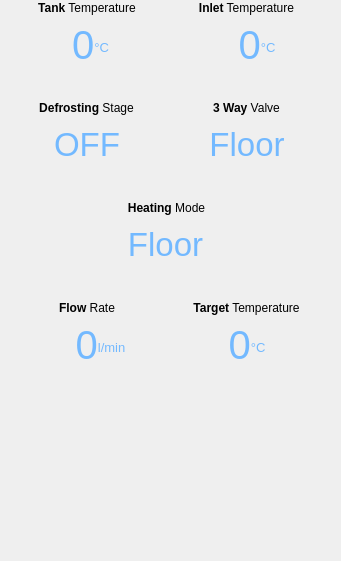
                      <widget class="QFrame" name="frame_div_render_time">
                       <property name="geometry">
                        <rect>
                         <x>550</x>
                         <y>20</y>
                         <width>341</width>
                         <height>561</height>
                        </rect>
                       </property>
                       <property name="minimumSize">
                        <size>
                         <width>0</width>
                         <height>160</height>
                        </size>
                       </property>
                       <property name="styleSheet">
                        <string notr="true">border-radius: 5px;</string>
                       </property>
                       <property name="frameShape">
                        <enum>QFrame::StyledPanel</enum>
                       </property>
                       <property name="frameShadow">
                        <enum>QFrame::Plain</enum>
                       </property>
                       <widget class="QLabel" name="label_tank_tempn">
                        <property name="geometry">
                         <rect>
                          <x>0</x>
                          <y>0</y>
                          <width>174</width>
                          <height>16</height>
                         </rect>
                        </property>
                        <property name="maximumSize">
                         <size>
                          <width>16777215</width>
                          <height>20</height>
                         </size>
                        </property>
                        <property name="font">
                         <font>
                          <family>Segoe UI</family>
                         </font>
                        </property>
                        <property name="styleSheet">
                         <string notr="true"/>
                        </property>
                        <property name="lineWidth">
                         <number>1</number>
                        </property>
                        <property name="text">
                         <string>&lt;strong&gt;Tank&lt;/strong&gt; Temperature</string>
                        </property>
                        <property name="alignment">
                         <set>Qt::AlignCenter</set>
                        </property>
                       </widget>
                       <widget class="QLabel" name="label_inlet_tempn">
                        <property name="geometry">
                         <rect>
                          <x>160</x>
                          <y>0</y>
                          <width>173</width>
                          <height>17</height>
                         </rect>
                        </property>
                        <property name="maximumSize">
                         <size>
                          <width>16777215</width>
                          <height>20</height>
                         </size>
                        </property>
                        <property name="font">
                         <font>
                          <family>Segoe UI</family>
                         </font>
                        </property>
                        <property name="styleSheet">
                         <string notr="true"/>
                        </property>
                        <property name="lineWidth">
                         <number>1</number>
                        </property>
                        <property name="text">
                         <string>&lt;strong&gt;Inlet&lt;/strong&gt; Temperature</string>
                        </property>
                        <property name="alignment">
                         <set>Qt::AlignCenter</set>
                        </property>
                       </widget>
                       <widget class="QLabel" name="label_tank_tempV">
                        <property name="geometry">
                         <rect>
                          <x>0</x>
                          <y>20</y>
                          <width>181</width>
                          <height>51</height>
                         </rect>
                        </property>
                        <property name="font">
                         <font>
                          <family>MS Shell Dlg 2</family>
                          <pointsize>25</pointsize>
                          <weight>50</weight>
                          <bold>false</bold>
                         </font>
                        </property>
                        <property name="styleSheet">
                         <string notr="true">color: rgb(115, 185, 255); padding: 0px; background-color: none;</string>
                        </property>
                        <property name="text">
                         <string>&lt;p align=&quot;center&quot;&gt;&lt;span style=&quot; font-size:30pt;&quot;&gt;0&lt;/span&gt;&lt;span style=&quot; font-size:15pt; vertical-align:super;&quot;&gt;°C&lt;/span&gt;&lt;/p&gt;</string>
                        </property>
                        <property name="alignment">
                         <set>Qt::AlignCenter</set>
                        </property>
                       </widget>
                       <widget class="QLabel" name="label_inlet_tempV">
                        <property name="geometry">
                         <rect>
                          <x>170</x>
                          <y>20</y>
                          <width>174</width>
                          <height>51</height>
                         </rect>
                        </property>
                        <property name="font">
                         <font>
                          <family>MS Shell Dlg 2</family>
                          <pointsize>25</pointsize>
                          <weight>50</weight>
                          <bold>false</bold>
                         </font>
                        </property>
                        <property name="styleSheet">
                         <string notr="true">color: rgb(115, 185, 255); padding: 0px; background-color: none;</string>
                        </property>
                        <property name="text">
                         <string>&lt;p align=&quot;center&quot;&gt;&lt;span style=&quot; font-size:30pt;&quot;&gt;0&lt;/span&gt;&lt;span style=&quot; font-size:15pt; vertical-align:super;&quot;&gt;°C&lt;/span&gt;&lt;/p&gt;</string>
                        </property>
                        <property name="alignment">
                         <set>Qt::AlignCenter</set>
                        </property>
                       </widget>
                       <widget class="QLabel" name="label_flow_raten">
                        <property name="geometry">
                         <rect>
                          <x>0</x>
                          <y>300</y>
                          <width>174</width>
                          <height>16</height>
                         </rect>
                        </property>
                        <property name="maximumSize">
                         <size>
                          <width>16777215</width>
                          <height>20</height>
                         </size>
                        </property>
                        <property name="font">
                         <font>
                          <family>Segoe UI</family>
                         </font>
                        </property>
                        <property name="styleSheet">
                         <string notr="true"/>
                        </property>
                        <property name="lineWidth">
                         <number>1</number>
                        </property>
                        <property name="text">
                         <string>&lt;strong&gt;Flow&lt;/strong&gt; Rate</string>
                        </property>
                        <property name="alignment">
                         <set>Qt::AlignCenter</set>
                        </property>
                       </widget>
                       <widget class="QLabel" name="label_flow_rateV">
                        <property name="geometry">
                         <rect>
                          <x>10</x>
                          <y>320</y>
                          <width>181</width>
                          <height>51</height>
                         </rect>
                        </property>
                        <property name="font">
                         <font>
                          <family>MS Shell Dlg 2</family>
                          <pointsize>25</pointsize>
                          <weight>50</weight>
                          <bold>false</bold>
                         </font>
                        </property>
                        <property name="styleSheet">
                         <string notr="true">color: rgb(115, 185, 255); padding: 0px; background-color: none;</string>
                        </property>
                        <property name="text">
                         <string>&lt;p align=&quot;center&quot;&gt;&lt;span style=&quot; font-size:30pt;&quot;&gt;0&lt;/span&gt;&lt;span style=&quot; font-size:15pt; vertical-align:super;&quot;&gt;l/min&lt;/span&gt;&lt;/p&gt;</string>
                        </property>
                        <property name="alignment">
                         <set>Qt::AlignCenter</set>
                        </property>
                       </widget>
                       <widget class="QLabel" name="label_3way_valven">
                        <property name="geometry">
                         <rect>
                          <x>160</x>
                          <y>100</y>
                          <width>173</width>
                          <height>17</height>
                         </rect>
                        </property>
                        <property name="maximumSize">
                         <size>
                          <width>16777215</width>
                          <height>20</height>
                         </size>
                        </property>
                        <property name="font">
                         <font>
                          <family>Segoe UI</family>
                         </font>
                        </property>
                        <property name="styleSheet">
                         <string notr="true"/>
                        </property>
                        <property name="lineWidth">
                         <number>1</number>
                        </property>
                        <property name="text">
                         <string>&lt;strong&gt;3 Way&lt;/strong&gt; Valve</string>
                        </property>
                        <property name="alignment">
                         <set>Qt::AlignCenter</set>
                        </property>
                       </widget>
                       <widget class="QLabel" name="label_3way_valveV">
                        <property name="geometry">
                         <rect>
                          <x>160</x>
                          <y>120</y>
                          <width>174</width>
                          <height>51</height>
                         </rect>
                        </property>
                        <property name="font">
                         <font>
                          <family>MS Shell Dlg 2</family>
                          <pointsize>25</pointsize>
                          <weight>50</weight>
                          <bold>false</bold>
                         </font>
                        </property>
                        <property name="styleSheet">
                         <string notr="true">color: rgb(115, 185, 255); padding: 0px; background-color: none;</string>
                        </property>
                        <property name="text">
                         <string>&lt;p align=&quot;center&quot;&gt;&lt;span style=&quot; font-size:25pt;&quot;&gt;Floor&lt;/span&gt;</string>
                        </property>
                        <property name="alignment">
                         <set>Qt::AlignCenter</set>
                        </property>
                       </widget>
                       <widget class="QLabel" name="label_mode_selectedn">
                        <property name="geometry">
                         <rect>
                          <x>80</x>
                          <y>200</y>
                          <width>173</width>
                          <height>17</height>
                         </rect>
                        </property>
                        <property name="maximumSize">
                         <size>
                          <width>16777215</width>
                          <height>20</height>
                         </size>
                        </property>
                        <property name="font">
                         <font>
                          <family>Segoe UI</family>
                         </font>
                        </property>
                        <property name="styleSheet">
                         <string notr="true"/>
                        </property>
                        <property name="lineWidth">
                         <number>1</number>
                        </property>
                        <property name="text">
                         <string>&lt;strong&gt;Heating&lt;/strong&gt; Mode</string>
                        </property>
                        <property name="alignment">
                         <set>Qt::AlignCenter</set>
                        </property>
                       </widget>
                       <widget class="QLabel" name="label_mode_selectedV">
                        <property name="geometry">
                         <rect>
                          <x>60</x>
                          <y>220</y>
                          <width>211</width>
                          <height>51</height>
                         </rect>
                        </property>
                        <property name="font">
                         <font>
                          <family>MS Shell Dlg 2</family>
                          <pointsize>25</pointsize>
                          <weight>50</weight>
                          <bold>false</bold>
                         </font>
                        </property>
                        <property name="styleSheet">
                         <string notr="true">color: rgb(115, 185, 255); padding: 0px; background-color: none;</string>
                        </property>
                        <property name="text">
                         <string>&lt;p align=&quot;center&quot;&gt;&lt;span style=&quot; font-size:25pt;&quot;&gt;Floor&lt;/span&gt;</string>
                        </property>
                        <property name="alignment">
                         <set>Qt::AlignCenter</set>
                        </property>
                       </widget>
                       <widget class="QLabel" name="label_defrostn">
                        <property name="geometry">
                         <rect>
                          <x>0</x>
                          <y>100</y>
                          <width>173</width>
                          <height>17</height>
                         </rect>
                        </property>
                        <property name="maximumSize">
                         <size>
                          <width>16777215</width>
                          <height>20</height>
                         </size>
                        </property>
                        <property name="font">
                         <font>
                          <family>Segoe UI</family>
                         </font>
                        </property>
                        <property name="styleSheet">
                         <string notr="true"/>
                        </property>
                        <property name="lineWidth">
                         <number>1</number>
                        </property>
                        <property name="text">
                         <string>&lt;strong&gt;Defrosting&lt;/strong&gt; Stage</string>
                        </property>
                        <property name="alignment">
                         <set>Qt::AlignCenter</set>
                        </property>
                       </widget>
                       <widget class="QLabel" name="label_defrostv">
                        <property name="geometry">
                         <rect>
                          <x>0</x>
                          <y>120</y>
                          <width>174</width>
                          <height>51</height>
                         </rect>
                        </property>
                        <property name="font">
                         <font>
                          <family>MS Shell Dlg 2</family>
                          <pointsize>25</pointsize>
                          <weight>50</weight>
                          <bold>false</bold>
                         </font>
                        </property>
                        <property name="styleSheet">
                         <string notr="true">color: rgb(115, 185, 255); padding: 0px; background-color: none;</string>
                        </property>
                        <property name="text">
                         <string>&lt;p align=&quot;center&quot;&gt;&lt;span style=&quot; font-size:25pt;&quot;&gt;OFF&lt;/span&gt;</string>
                        </property>
                        <property name="alignment">
                         <set>Qt::AlignCenter</set>
                        </property>
                       </widget>
                       <widget class="QLabel" name="label_inlet_tempn_2">
                        <property name="geometry">
                         <rect>
                          <x>160</x>
                          <y>300</y>
                          <width>173</width>
                          <height>17</height>
                         </rect>
                        </property>
                        <property name="maximumSize">
                         <size>
                          <width>16777215</width>
                          <height>20</height>
                         </size>
                        </property>
                        <property name="font">
                         <font>
                          <family>Segoe UI</family>
                         </font>
                        </property>
                        <property name="styleSheet">
                         <string notr="true"/>
                        </property>
                        <property name="lineWidth">
                         <number>1</number>
                        </property>
                        <property name="text">
                         <string>&lt;strong&gt;Target&lt;/strong&gt; Temperature</string>
                        </property>
                        <property name="alignment">
                         <set>Qt::AlignCenter</set>
                        </property>
                       </widget>
                       <widget class="QLabel" name="label_target_tempV">
                        <property name="geometry">
                         <rect>
                          <x>160</x>
                          <y>320</y>
                          <width>174</width>
                          <height>51</height>
                         </rect>
                        </property>
                        <property name="font">
                         <font>
                          <family>MS Shell Dlg 2</family>
                          <pointsize>25</pointsize>
                          <weight>50</weight>
                          <bold>false</bold>
                         </font>
                        </property>
                        <property name="styleSheet">
                         <string notr="true">color: rgb(115, 185, 255); padding: 0px; background-color: none;</string>
                        </property>
                        <property name="text">
                         <string>&lt;p align=&quot;center&quot;&gt;&lt;span style=&quot; font-size:30pt;&quot;&gt;0&lt;/span&gt;&lt;span style=&quot; font-size:15pt; vertical-align:super;&quot;&gt;°C&lt;/span&gt;&lt;/p&gt;</string>
                        </property>
                        <property name="alignment">
                         <set>Qt::AlignCenter</set>
                        </property>
                       </widget>
                      </widget>
